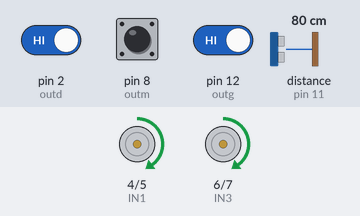
A sketch run on a simulated Arduino Uno, built with avr-gcc and run on an emulated ATmega328P. Parts: motor-driver pin pairs drawn as motors (green arrow = first pin HIGH = forward, orange = second pin HIGH = backward, longer = more drive, scaled by the enable pin). Wiring (inferred from the names in the program): ultrasonic range finder: trigger pin 10; echo pin 11. Inputs (shaded band) come from the test bench; at power-on: distance to the obstacle (sensor on pin 11) 80 cm, pin 2 (outd) HIGH, pin 12 (outg) HIGH, pin 8 (outm) HIGH. The echo pulse lasts 58.3 µs per cm.

Above: at 1.2 s.
1.3 s: distance to the obstacle (sensor on pin 11) set to 24 cm
2.8 s: distance to the obstacle (sensor on pin 11) set to 19 cm
At 4.0 s:
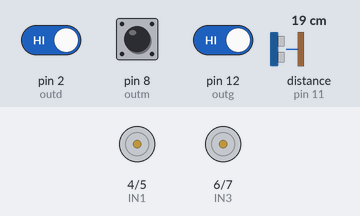
4.3 s: distance to the obstacle (sensor on pin 11) set to 35 cm
At 5.1 s:
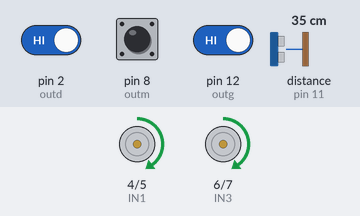
5.8 s: pin 2 (outd) driven LOW
At 6.2 s:
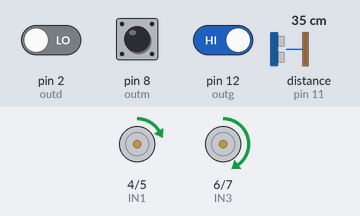
7.3 s: pin 2 (outd) driven HIGH
At 8.5 s:
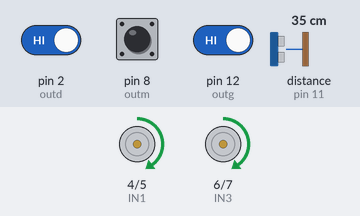
8.8 s: pin 12 (outg) driven LOW
At 9.7 s:
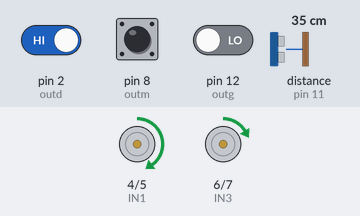
Timing chart, 0 to 11.3 s (numbered marks = the images above; inputs shaded):
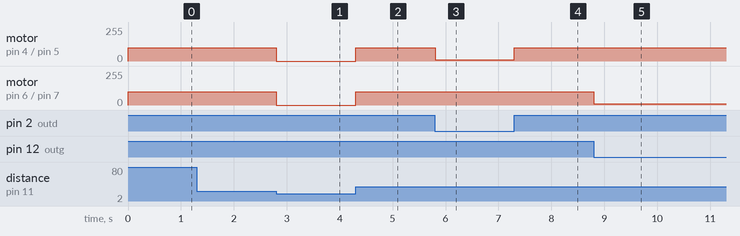

Measured:
- the behaviour switches between 22 and 21 cm on distance to the obstacle (sensor on pin 11) (found by bisection; images 0 and 1)
- after the input at 1.3 s, every drawn part: stays the same
- after the input at 2.8 s, motor on pin 4 (IN1) / pin 5 (IN2), motor on pin 6 (IN3) / pin 7 (IN4): forward 100/255 → stopped at once
- after the input at 4.3 s, motor on pin 4 (IN1) / pin 5 (IN2), motor on pin 6 (IN3) / pin 7 (IN4): stopped → forward 100/255 at once
- after the input at 5.8 s, motor on pin 4 (IN1) / pin 5 (IN2): forward 100/255 → forward 10/255 at once
- after the input at 7.3 s, motor on pin 4 (IN1) / pin 5 (IN2): forward 10/255 → forward 100/255 at once
- after the input at 8.8 s, motor on pin 6 (IN3) / pin 7 (IN4): forward 100/255 → forward 10/255 at once

The sketch:

code_robot_suiveur__comp_tition_.ino
```cpp
// Moteur A
int IN1=4;
int IN2=5;
int enb=9;
//Moteur B
int IN3=6;
int IN4=7;
int ena=3;
//capteur infrarouge gauche
int outg=12;
//capteur infrarouge milieu
int outm=8;
//capteur infrarouge droite
int outd=2;
//capteur ultrason
int trig =10;
int echo=11;
long duration;
long cm;//distance

void setup() {
  pinMode(IN1,OUTPUT);//sets the trigPin as an output
  pinMode(IN2,OUTPUT);//sets the echoPin as an input
  pinMode(enb,OUTPUT);
    pinMode(IN3,OUTPUT);//sets the trigPin as an output
  pinMode(IN4,OUTPUT);//sets the echoPin as an input
  pinMode(ena,OUTPUT);
  pinMode(outg,INPUT);
  pinMode(outd,INPUT);
  pinMode(outm,INPUT);
pinMode(trig,OUTPUT);
digitalWrite(trig,LOW);
pinMode(echo,INPUT);
}
void av(){
analogWrite(ena,100);
 digitalWrite(IN1,HIGH);
  digitalWrite(IN2,LOW);
analogWrite(enb,100);
 digitalWrite(IN3,HIGH);
 digitalWrite(IN4,LOW);
}
void gc(){
analogWrite(ena,100);
 digitalWrite(IN1,HIGH);
  digitalWrite(IN2,LOW);
analogWrite(enb,10);
 digitalWrite(IN3,HIGH);
 digitalWrite(IN4,LOW);
}
void dr(){
analogWrite(ena,10);
 digitalWrite(IN1,HIGH);
  digitalWrite(IN2,LOW);
analogWrite(enb,100);
 digitalWrite(IN3,HIGH);
 digitalWrite(IN4,LOW);
}
void stp(){
analogWrite(ena,100);
 digitalWrite(IN1,LOW);
  digitalWrite(IN2,LOW);
analogWrite(enb,100);
 digitalWrite(IN3,LOW);
 digitalWrite(IN4,LOW);
}
void loop() {
digitalWrite(trig,HIGH);
delayMicroseconds (10);
digitalWrite(trig,LOW);
duration=pulseIn(echo,HIGH);
cm= duration/58;
if(cm>20){
if(digitalRead(outg)==LOW&&digitalRead(outm)==LOW&&digitalRead(outd)==LOW){
                        av();}
else if(digitalRead(outg)==LOW&&digitalRead(outm)==LOW&&digitalRead(outd)==HIGH){
                        av();}
else if (digitalRead(outg)==LOW&&digitalRead(outm)==HIGH&&digitalRead(outd)==LOW){
                        stp();}
else if (digitalRead(outg)==LOW&&digitalRead(outm)==HIGH&&digitalRead(outd)==HIGH){
                        gc();}
else if (digitalRead(outg)==HIGH&&digitalRead(outm)==LOW&&digitalRead(outd)==LOW){
                        av();}
else if (digitalRead(outg)==HIGH&&digitalRead(outm)==LOW&&digitalRead(outd)==HIGH){
                        av();}
else if (digitalRead(outg)==HIGH&&digitalRead(outm)==HIGH&&digitalRead(outd)==LOW){
                        dr();}
else if (digitalRead(outg)==HIGH&&digitalRead(outm)==HIGH&&digitalRead(outd)==HIGH){
                        av();}
}
else {stp();}
}
```
